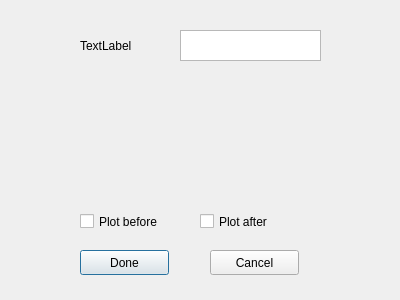
<?xml version="1.0" encoding="UTF-8"?>
<ui version="4.0">
 <class>Dialog</class>
 <widget class="QDialog" name="Dialog">
  <property name="geometry">
   <rect>
    <x>0</x>
    <y>0</y>
    <width>400</width>
    <height>300</height>
   </rect>
  </property>
  <property name="windowTitle">
   <string>PEPT Editor</string>
  </property>
  <widget class="QPushButton" name="done">
   <property name="geometry">
    <rect>
     <x>80</x>
     <y>250</y>
     <width>89</width>
     <height>25</height>
    </rect>
   </property>
   <property name="text">
    <string>Done</string>
   </property>
  </widget>
  <widget class="QPushButton" name="Cancel">
   <property name="geometry">
    <rect>
     <x>210</x>
     <y>250</y>
     <width>89</width>
     <height>25</height>
    </rect>
   </property>
   <property name="text">
    <string>Cancel</string>
   </property>
  </widget>
  <widget class="QCheckBox" name="checkplot_before">
   <property name="geometry">
    <rect>
     <x>80</x>
     <y>210</y>
     <width>111</width>
     <height>23</height>
    </rect>
   </property>
   <property name="text">
    <string>Plot before</string>
   </property>
  </widget>
  <widget class="QCheckBox" name="checkplot_after">
   <property name="geometry">
    <rect>
     <x>200</x>
     <y>210</y>
     <width>111</width>
     <height>23</height>
    </rect>
   </property>
   <property name="text">
    <string>Plot after</string>
   </property>
  </widget>
  <widget class="QLabel" name="label">
   <property name="geometry">
    <rect>
     <x>80</x>
     <y>30</y>
     <width>71</width>
     <height>31</height>
    </rect>
   </property>
   <property name="text">
    <string>TextLabel</string>
   </property>
  </widget>
  <widget class="QTextEdit" name="textEdit">
   <property name="geometry">
    <rect>
     <x>180</x>
     <y>30</y>
     <width>141</width>
     <height>31</height>
    </rect>
   </property>
  </widget>
 </widget>
 <resources/>
 <connections/>
</ui>
